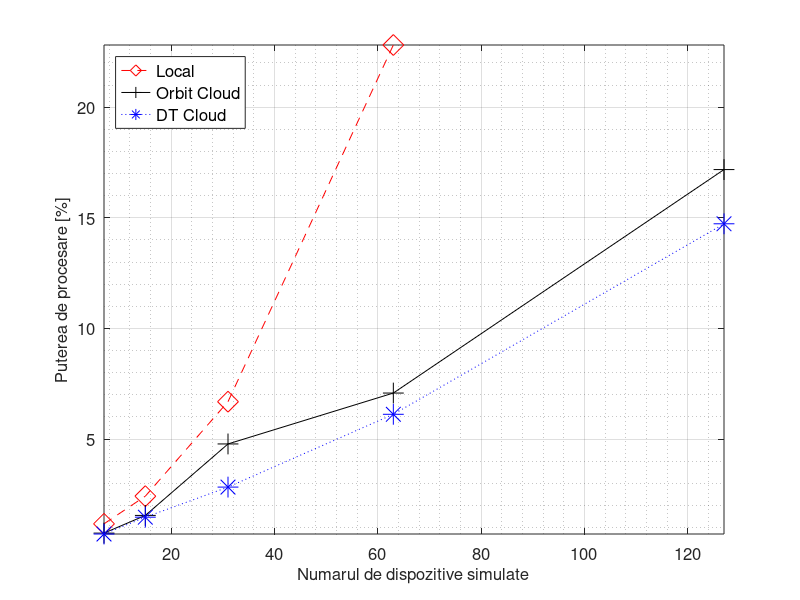
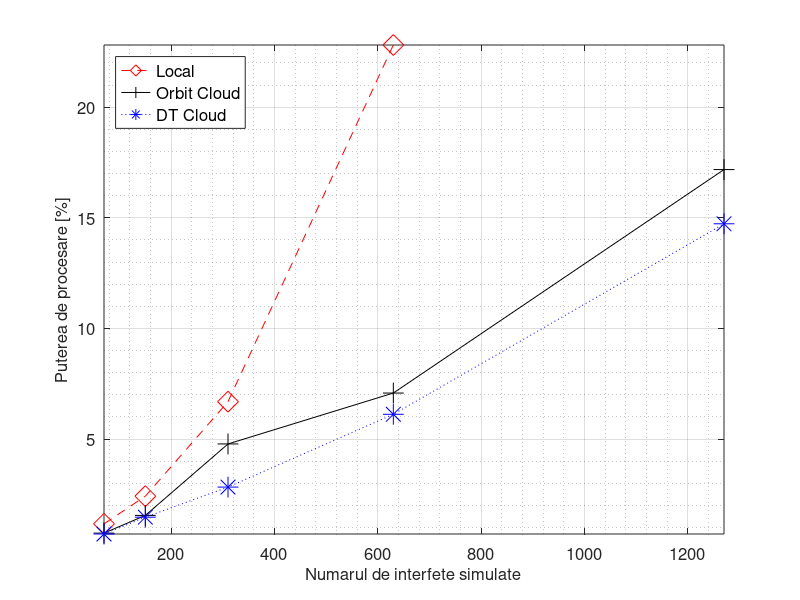
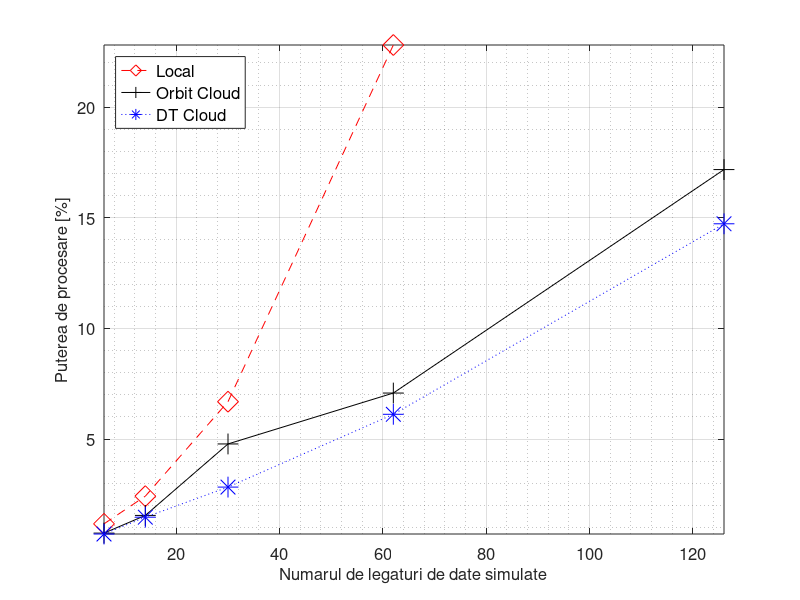

The MATLAB source for these figures, in order:
nes = [7,15,31,63,127]
intfs = [70,150,310,630,1270]
links = [6,14,30,62,126]

local_percent = [0.0117,0.0242,0.0669,0.2281,NaN]
orbit_percent = [0.0075,0.0155,0.0478,0.0708,0.1718]
dt_percent = [0.0071,0.0147,0.0283,0.0612,0.1473]

local = local_percent * 100
orbit = orbit_percent * 100
dt = dt_percent * 100
figure(1)
plot(nes,local, '--dr', 'markersize', 15, nes, orbit, '-+k', 'markersize', 15, nes, dt, ':*b', 'markersize', 15)
set(gca, "fontsize", 12)

xlabel('Numarul de dispozitive simulate', "fontsize", 12)
grid on
grid minor on
ylabel('Puterea de procesare [%]', "fontsize", 12)
leg = legend('Local','Orbit Cloud','DT Cloud', "location", 'northwest')
set(leg, "fontsize", 12)
axis('tight')

#la = num2str(local(:));
#lb = cellstr(la);
#lc = strtrim(lb);

#oa = num2str(orbit(:));
#ob = cellstr(oa);
#oc = strtrim(ob);

#da = num2str(dt(:));
#db = cellstr(da);
#dc = strtrim(db);

#text(nes, local, lc)
#text(nes, orbit, oc)
#text(nes, dt, dc)

figure(2)
plot(intfs,local, '--dr', 'markersize', 15, intfs, orbit, '-+k', 'markersize', 15, intfs, dt, ':*b', 'markersize', 15)
set(gca, "fontsize", 12)

xlabel('Numarul de interfete simulate', "fontsize", 12)
grid on
grid minor on
ylabel('Puterea de procesare [%]', "fontsize", 12)
leg = legend('Local','Orbit Cloud','DT Cloud', "location", 'northwest')
set(leg, "fontsize", 12)
axis('tight')

#la = num2str(local(:));
#lb = cellstr(la);
#lc = strtrim(lb);

#oa = num2str(orbit(:));
#ob = cellstr(oa);
#oc = strtrim(ob);

#da = num2str(dt(:));
#db = cellstr(da);
#dc = strtrim(db);

#text(intfs, local, lc)
#text(intfs, orbit, oc)
#text(intfs, dt, dc)

figure(3)
plot(links,local, '--dr', 'markersize', 15, links, orbit, '-+k', 'markersize', 15, links, dt, ':*b', 'markersize', 15)
set(gca, "fontsize", 12)

xlabel('Numarul de legaturi de date simulate', "fontsize", 12)
grid on
grid minor on
ylabel('Puterea de procesare [%]', "fontsize", 12)
leg = legend('Local','Orbit Cloud','DT Cloud', "location", 'northwest')
set(leg, "fontsize", 12)
axis('tight')

#la = num2str(local(:));
#lb = cellstr(la);
#lc = strtrim(lb);

#oa = num2str(orbit(:));
#ob = cellstr(oa);
#oc = strtrim(ob);

#da = num2str(dt(:));
#db = cellstr(da);
#dc = strtrim(db);

#text(links, local, lc)
#text(links, orbit, oc)
#text(links, dt, dc)
